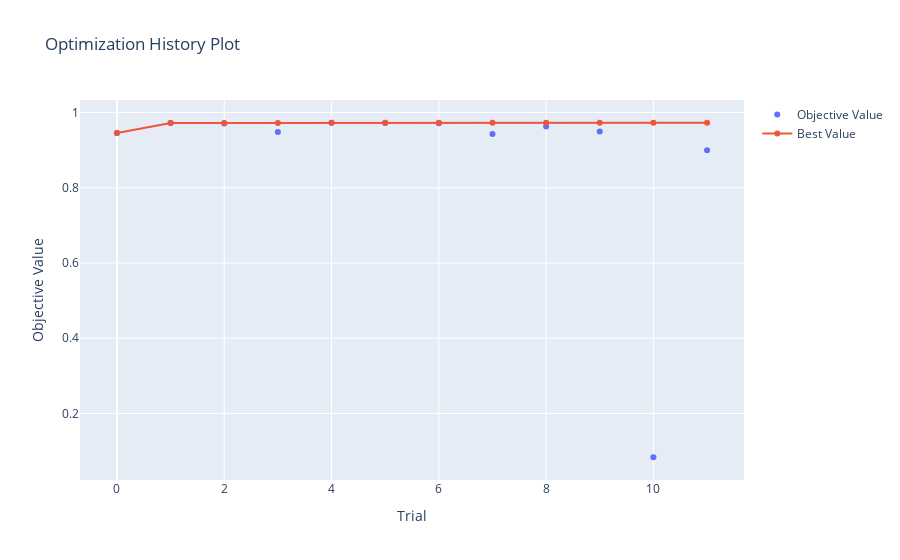

The code cell stored with this chart in its notebook:
### Code cell
optuna.visualization.plot_optimization_history(study)

### Figure 1 — Plotly figure (JSON) as saved in the notebook; plotly's stock layout.template omitted (floating-point values rounded to 4 significant figures)
{"data": [{"mode": "markers", "name": "Objective Value", "type": "scatter", "x": [0, 1, 2, 3, 4, 5, 6, 7, 8, 9, 10, 11], "y": [0.9455, 0.9722, 0.9709, 0.9482, 0.9728, 0.9724, 0.9712, 0.9432, 0.9628, 0.9495, 0.08356, 0.9]}, {"name": "Best Value", "type": "scatter", "x": [0, 1, 2, 3, 4, 5, 6, 7, 8, 9, 10, 11], "y": [0.9455, 0.9722, 0.9722, 0.9722, 0.9728, 0.9728, 0.9728, 0.9728, 0.9728, 0.9728, 0.9728, 0.9728]}], "layout": {"title": {"text": "Optimization History Plot"}, "xaxis": {"title": {"text": "Trial"}}, "yaxis": {"title": {"text": "Objective Value"}}}}
